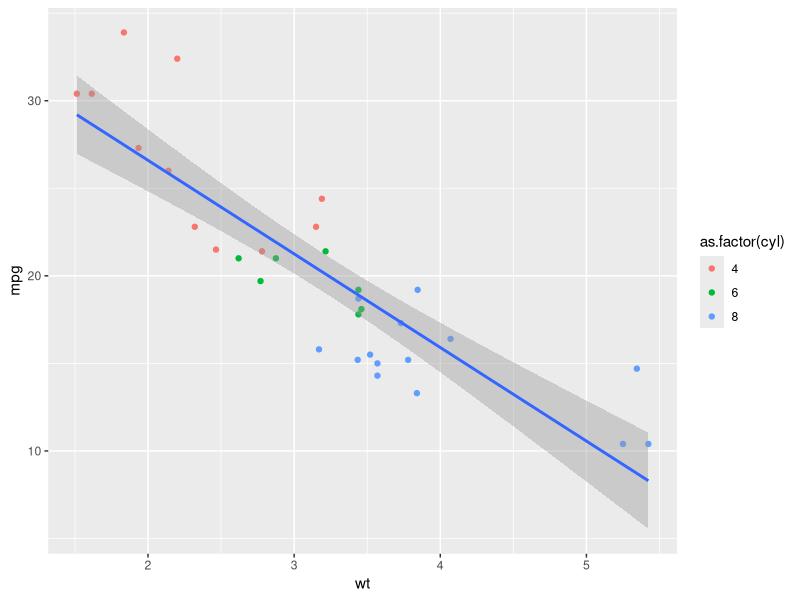

Reproduce this figure in R.
## ---- chunk 1
2 + 2
## ---- chunk 2
mpg_model <- lm(mpg ~ wt, data = mtcars)
summary(mpg_model)
## ---- chunk 3
library(ggplot2)

ggplot(data = mtcars, 
       mapping = aes(x = wt, y = mpg)) +
  geom_point(mapping = aes(color = as.factor(cyl))) +
  geom_smooth(method = "lm")
